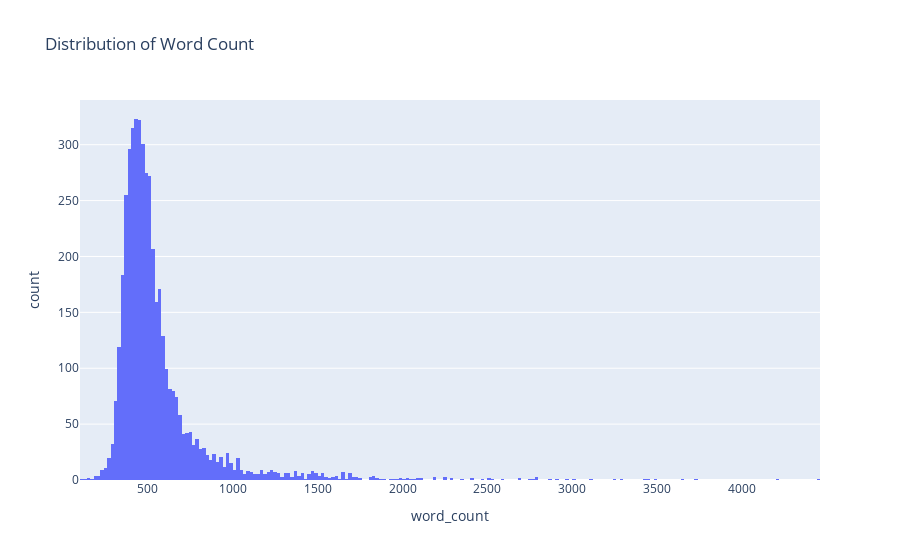
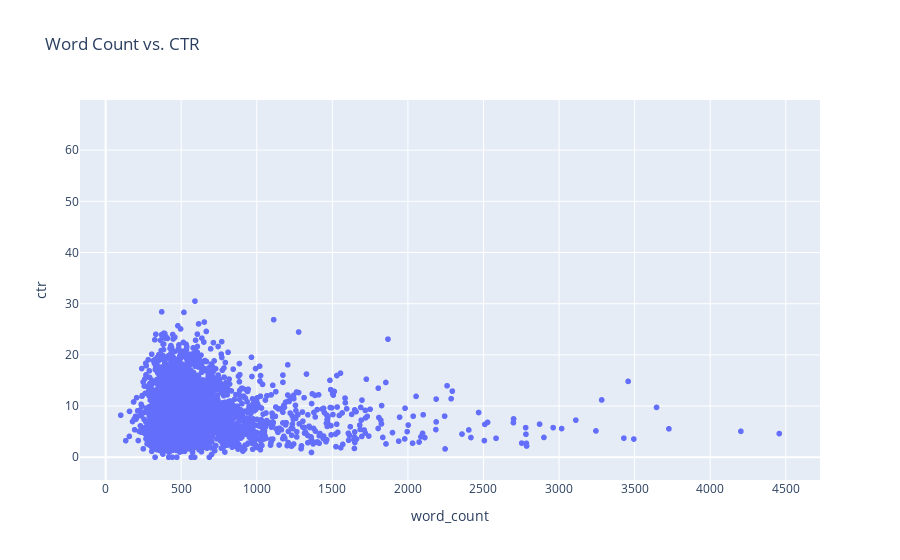
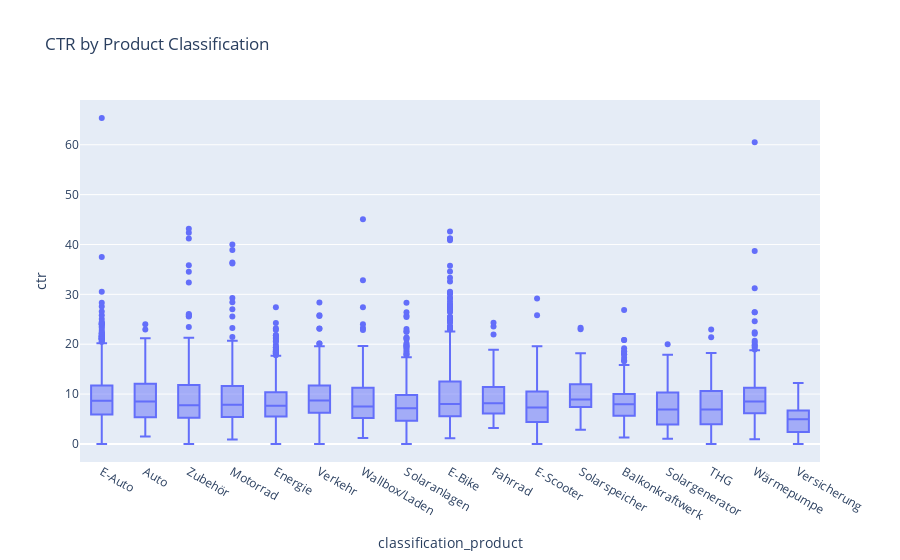
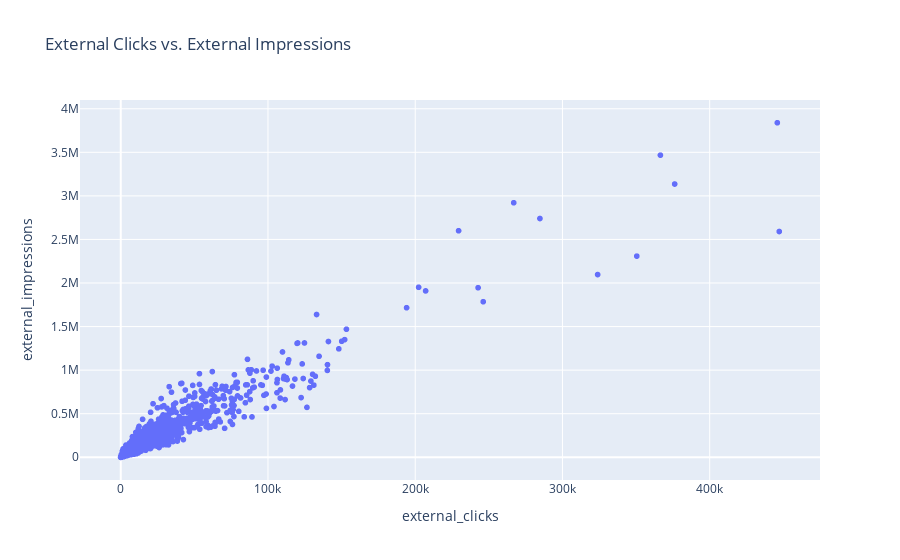

Here is the notebook cell these charts were saved with, in order:
### Markdown cell above
Some basic plots for EDA

### Code cell
# Histogram of word count
fig1 = px.histogram(df, x='word_count', title='Distribution of Word Count')

# Scatter plot of word count vs. CTR
fig2 = px.scatter(df, x='word_count', y='ctr', title='Word Count vs. CTR')

# Box plot of CTR by classification_product
fig3 = px.box(df, x='classification_product', y='ctr', title='CTR by Product Classification')

# Scatter plot of external clicks vs. external impressions
fig4 = px.scatter(df, x='external_clicks', y='external_impressions', title='External Clicks vs. External Impressions')

# Display plots
fig1.show()
fig2.show()
fig3.show()
fig4.show()

### Figure 1 — Plotly figure (JSON) as saved in the notebook; plotly's stock layout.template omitted (floating-point values rounded to 4 significant figures; data arrays with more than 128 entries replaced by an {"elided": "..."} marker saying what was removed)
{"data": [{"alignmentgroup": "True", "bingroup": "x", "hovertemplate": "word_count=%{x}<br>count=%{y}<extra></extra>", "legendgroup": "", "marker": {"color": "#636efa", "pattern": {"shape": ""}}, "name": "", "offsetgroup": "", "orientation": "v", "showlegend": false, "type": "histogram", "x": {"elided": "6899 int values"}, "xaxis": "x", "yaxis": "y"}], "layout": {"barmode": "relative", "legend": {"tracegroupgap": 0}, "title": {"text": "Distribution of Word Count"}, "xaxis": {"anchor": "y", "domain": [0, 1], "title": {"text": "word_count"}}, "yaxis": {"anchor": "x", "domain": [0, 1], "title": {"text": "count"}}}}

### Figure 2 — Plotly figure (JSON) as saved in the notebook; plotly's stock layout.template omitted (floating-point values rounded to 4 significant figures; data arrays with more than 128 entries replaced by an {"elided": "..."} marker saying what was removed)
{"data": [{"hovertemplate": "word_count=%{x}<br>ctr=%{y}<extra></extra>", "legendgroup": "", "marker": {"color": "#636efa", "symbol": "circle"}, "mode": "markers", "name": "", "showlegend": false, "type": "scattergl", "x": {"elided": "6899 int values"}, "xaxis": "x", "y": {"elided": "6899 float values"}, "yaxis": "y"}], "layout": {"legend": {"tracegroupgap": 0}, "title": {"text": "Word Count vs. CTR"}, "xaxis": {"anchor": "y", "domain": [0, 1], "title": {"text": "word_count"}}, "yaxis": {"anchor": "x", "domain": [0, 1], "title": {"text": "ctr"}}}}

### Figure 3 — Plotly figure (JSON) as saved in the notebook; plotly's stock layout.template omitted (floating-point values rounded to 4 significant figures; data arrays with more than 128 entries replaced by an {"elided": "..."} marker saying what was removed)
{"data": [{"alignmentgroup": "True", "hovertemplate": "classification_product=%{x}<br>ctr=%{y}<extra></extra>", "legendgroup": "", "marker": {"color": "#636efa"}, "name": "", "notched": false, "offsetgroup": "", "orientation": "v", "showlegend": false, "type": "box", "x": {"elided": "6899 str values"}, "x0": " ", "xaxis": "x", "y": {"elided": "6899 float values"}, "y0": " ", "yaxis": "y"}], "layout": {"boxmode": "group", "legend": {"tracegroupgap": 0}, "title": {"text": "CTR by Product Classification"}, "xaxis": {"anchor": "y", "domain": [0, 1], "title": {"text": "classification_product"}}, "yaxis": {"anchor": "x", "domain": [0, 1], "title": {"text": "ctr"}}}}

### Figure 4 — Plotly figure (JSON) as saved in the notebook; plotly's stock layout.template omitted (floating-point values rounded to 4 significant figures; data arrays with more than 128 entries replaced by an {"elided": "..."} marker saying what was removed)
{"data": [{"hovertemplate": "external_clicks=%{x}<br>external_impressions=%{y}<extra></extra>", "legendgroup": "", "marker": {"color": "#636efa", "symbol": "circle"}, "mode": "markers", "name": "", "showlegend": false, "type": "scattergl", "x": {"elided": "6899 int values"}, "xaxis": "x", "y": {"elided": "6899 int values"}, "yaxis": "y"}], "layout": {"legend": {"tracegroupgap": 0}, "title": {"text": "External Clicks vs. External Impressions"}, "xaxis": {"anchor": "y", "domain": [0, 1], "title": {"text": "external_clicks"}}, "yaxis": {"anchor": "x", "domain": [0, 1], "title": {"text": "external_impressions"}}}}
